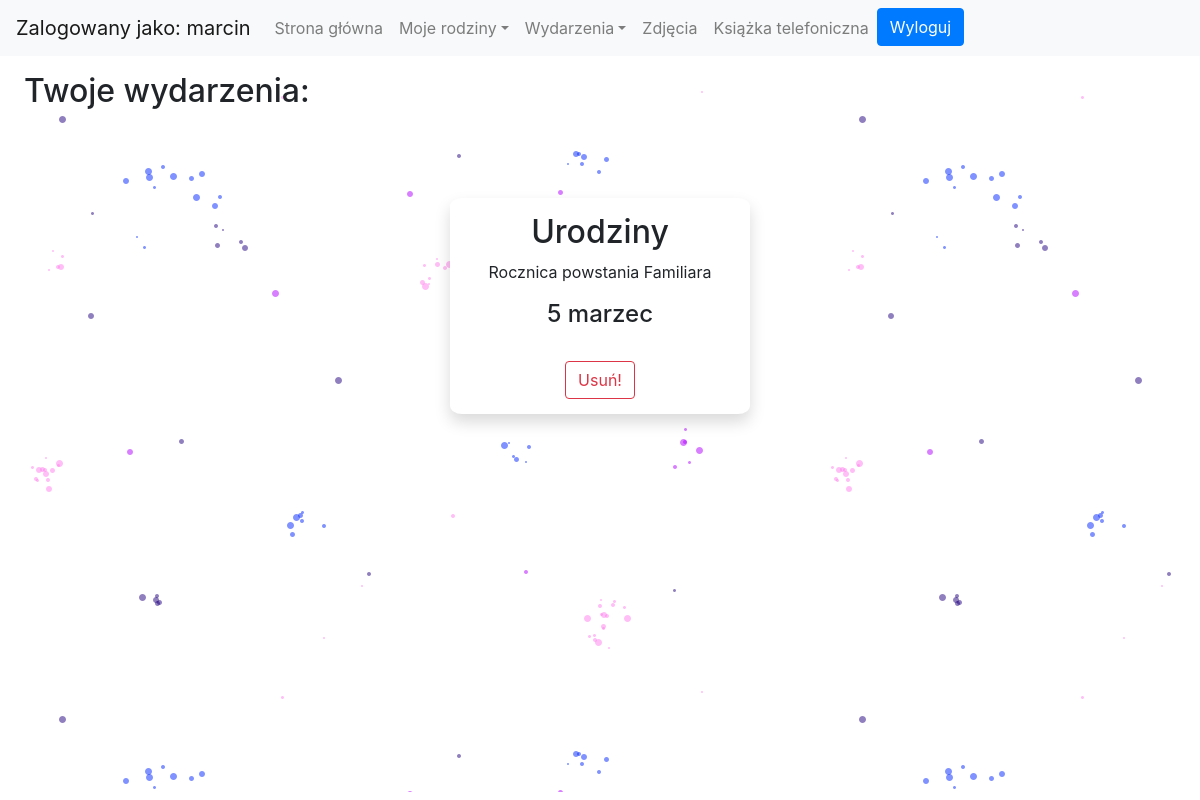
Before: /main/myevents/ (signed in) with the older database file.
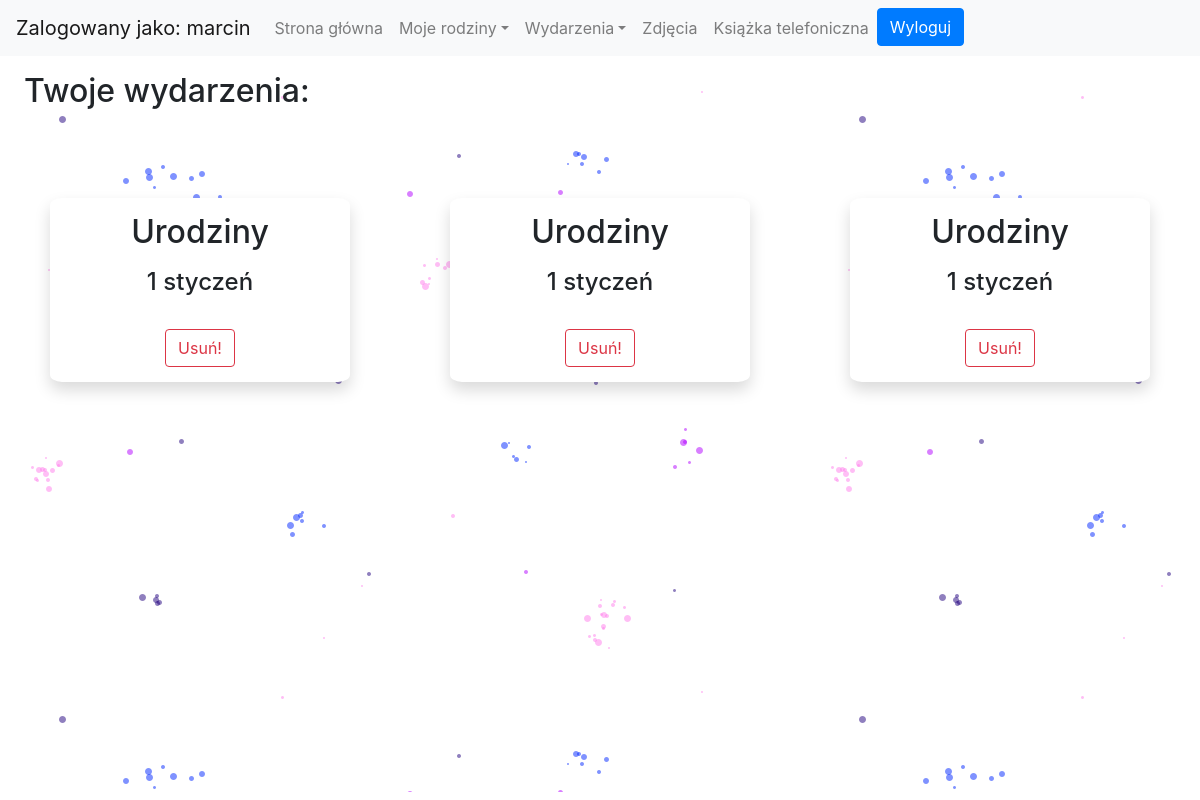
After: the same page with the newer database file.
### logged/models.py (models this page shows, shortened)
class Event(models.Model):
    author = models.CharField(max_length=256, default='None')
    occasion = models.CharField(max_length=64, default='None')
    desc = models.TextField(blank=True)
    day = models.PositiveSmallIntegerField(default=0)
    month = models.PositiveSmallIntegerField(default=0)

### logged/views.py (the view)
# urls.py: path('myevents/', Myevents, name='myevents'),
@login_required
def Myevents(request):
    if request.method=='GET':
        author = request.user.username
        my_events = Event.objects.filter(author=author)
        return render(request, 'logged/myevents.html', {'my_events':my_events})
    elif request.method == 'POST':
        event = request.POST['event_id']
        event_to_delete = get_object_or_404(Event, pk=event)
        event_to_delete.delete()
        return redirect('logedin')

### Authentication/templatetags/filters.py (called while the page is built)
@register.filter(name='month')
def month(value):
    result = None
    if value == 1:
        result = 'styczeń'
    if value == 2:
        result = 'luty'
    if value == 3:
        result = 'marzec'
    if value == 4:
        result = 'kwiecień'
    if value == 5:
        result = 'maj'
    if value == 6:
        result = 'czerwiec'
    if value == 7:
        result = 'lipiec'
    if value == 8:
        result = 'sierpień'
    if value == 9:
        result = 'wrzesień'
    if value == 10:
        result = 'październik'
    if value == 11:
        result = 'listopad'
    if value == 12:
        result = 'grudzień'
    return result

### logged/templates/logged/myevents.html (shortened to what this page needs)
<!doctype html>
<html lang="pl">
  <head>
{% load static%}
    <link rel="stylesheet" href="https://stackpath.bootstrapcdn.com/bootstrap/4.4.1/css/bootstrap.min.css">
    <link rel="stylesheet" href="{% static 'Authentication/css/style.css' %}" />
  </head>
  <body>
<nav class="navbar fixed-top navbar-expand-lg navbar-light bg-light">
  <div class="collapse navbar-collapse" id="navbarTogglerDemo01">
    <a class="navbar-brand"">Zalogowany jako: {{ user.username }}</a>
    <ul class="navbar-nav mr-auto mt-2 mt-lg-0">
        <li class="nav-item">
            <a class="nav-link" href="{% url 'logedin'%}">Strona główna</a>
        </li>
        <li class="nav-item dropdown">
            <a class="nav-link dropdown-toggle" data-toggle="dropdown" href="#" role="button" aria-haspopup="true" aria-expanded="false">Moje rodziny</a>
          </li>
          <li class="nav-item dropdown">
            <a class="nav-link dropdown-toggle" data-toggle="dropdown" href="#" role="button" aria-haspopup="true" aria-expanded="false">Wydarzenia</a>
          </li>
          <li class="nav-item">
            <a class="nav-link" href="{% url 'photos'%}">Zdjęcia</a>
          </li>
          <li class="nav-item">
            <a class="nav-link" href="{% url 'phonebook'%}">Książka telefoniczna</a>
          </li>
        <form action="{% url 'logoutuser' %}" method="POST">
            <button type="submit" class="btn btn-primary btn-block">Wyloguj</button>
        </form>
    </ul>
  </div>
</nav>
<br><br>
    {% load filters %}
<div class="back-myevents">
    <h2 style="margin:3vh">Twoje wydarzenia:</h2>
    <br>
    <div class="d-flex justify-content-around flex-wrap">
        {% for my_event in my_events %}
    <div class='shadow bg-white' style="text-align:center; border: 2px gray linear; padding: 15px; border-radius:4%; width:300px;margin-top:5vh;">
            <h2>{{ my_event.occasion }}</h2>
            <p>{{ my_event.desc }}</p>
            <h4>{{ my_event.day }} {{my_event.month|month}}</h4>
            <form method="POST">
                <input type="hidden" name="event_id" value="{{ my_event.pk }}" ><br>
                <button type="submit" class="btn btn-outline-danger">Usuń!</button>
            </form>
    </div>
        {% endfor %}
    </div>
</div>
  </body>
</html>

### Authentication/static/Authentication/css/style.css (style rules this page uses)
.back-myevents { width: 100wv; min-height: 90vh; background-image: url('./../img/doodle5.png') }

Changed rows visible on the page:
removed Event: occasion "Urodziny", desc "Rocznica powstania Familiara", day "5", month|month "marzec"
added Event: occasion "Urodziny", day "1", month|month "styczeń"
added Event: occasion "Urodziny", day "1", month|month "styczeń"
added Event: occasion "Urodziny", day "1", month|month "styczeń"
